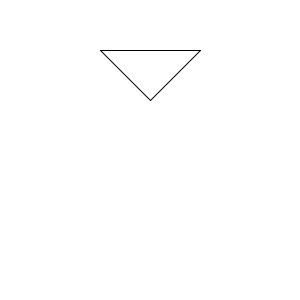
Frame 1 (no input)
Frame 60 (the mouse pressed at the canvas centre just before this capture): identical to frame 1, image omitted
Frame 120 (the mouse held since frame 60 and released just before this capture): identical to frame 1, image omitted

The Processing sketch that drew this single still picture (run headless with seeded random() and noise(); from frame 60 on, the mouse is pressed at the canvas centre):

// Processing sketch: sketch_150408a
// ── sketch_150408a.pde

class Polygonex{
//  private static final String     TAG = Polygon.class.getSimpleName();
     
    private ArrayList<PVector> mVertexs = new ArrayList<PVector>();
     
    public void addPoint(float xPos, float yPos) {
        mVertexs.add(new PVector(xPos, yPos));
        print(mVertexs);
    }
     
    public void clear() {
        mVertexs.clear();
    }
    
    PVector display(int j) 
    {
   
      return mVertexs.get(j);
    }
     
    public boolean contains(float xPosf, float yPosf) {
        int sizeOfVertexs = mVertexs.size();
         print("\n"+sizeOfVertexs);
        if (sizeOfVertexs < 3) {
            return false;
        }
         
        int followIndex = sizeOfVertexs - 1;
        print("\n"+followIndex);
        boolean isOddNodes = false;
 
        /**
   
         */
        for (int frontIndex = 0; frontIndex < sizeOfVertexs; frontIndex++) {
            PVector frontPoint   = mVertexs.get(frontIndex);
            print("\n"+frontPoint);
            PVector followPoint  = mVertexs.get(followIndex);
            print("\n"+followPoint);
             
            if (frontPoint.y < yPosf && followPoint.y >= yPosf 
                || followPoint.y < yPosf && frontPoint.y >= yPosf) {
                 
                /**
                 *      y - y1 = M * (x - x1)
                 *      M = (y2 - y1) / (x2 - x1)
                 */
                 float pp = frontPoint.x + (yPosf - frontPoint.y) / (followPoint.y - frontPoint.y) * (followPoint.x - frontPoint.x);
                 print(pp);
                if (pp < xPosf) {
                    isOddNodes = !isOddNodes;
                    print(isOddNodes);
                }
                
            }
             
            followIndex = frontIndex;
        }
        
        

        /**
         */

        return isOddNodes;
    }
}


Polygonex pl;
int i;

void setup()
{
    size(300,300);
    i=0;
    pl = new Polygonex();
    pl.addPoint(100,50);
    i++;
    pl.addPoint(150,100);
    i++;
    pl.addPoint(200,50);
    i++;
    
       int a,b;
  a= 150;
  b= 80;
  if(pl.contains(a,b))
  {
    stroke(255,0,0);
    strokeWeight(3);
    point(a,b);
  } 
}

void draw()
{
 
  background(255);
  
  for(int j=0; j<i;j++)
  {
      stroke(0);
      strokeWeight(1);
      if(j==i-1)
        line(pl.display(j).x,pl.display(j).y,pl.display(0).x,pl.display(0).y);
      else
      {
        //point(pl.display(j).x,pl.display(j).y);
        line(pl.display(j).x,pl.display(j).y,pl.display(j+1).x,pl.display(j+1).y);
      }
  }
  



}
